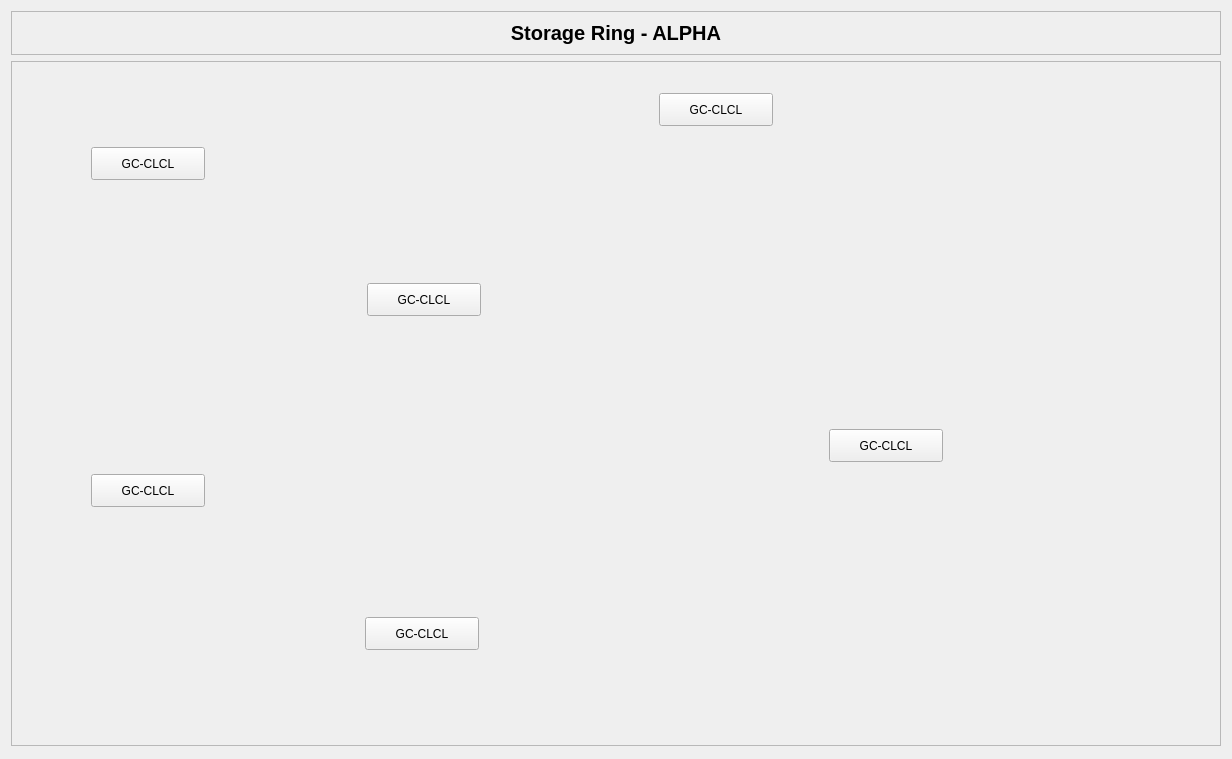
<?xml version="1.0" encoding="UTF-8"?>
<ui version="4.0">
 <class>Form</class>
 <widget class="QWidget" name="Form">
  <property name="geometry">
   <rect>
    <x>0</x>
    <y>0</y>
    <width>1228</width>
    <height>759</height>
   </rect>
  </property>
  <property name="windowTitle">
   <string>Form</string>
  </property>
  <layout class="QVBoxLayout" name="verticalLayout">
   <item>
    <widget class="QFrame" name="frame_2">
     <property name="frameShape">
      <enum>QFrame::StyledPanel</enum>
     </property>
     <property name="frameShadow">
      <enum>QFrame::Raised</enum>
     </property>
     <layout class="QHBoxLayout" name="horizontalLayout">
      <item>
       <widget class="QLabel" name="label_2">
        <property name="font">
         <font>
          <pointsize>15</pointsize>
          <weight>75</weight>
          <bold>true</bold>
         </font>
        </property>
        <property name="text">
         <string>Storage Ring - ALPHA</string>
        </property>
        <property name="alignment">
         <set>Qt::AlignCenter</set>
        </property>
       </widget>
      </item>
     </layout>
    </widget>
   </item>
   <item>
    <widget class="QFrame" name="frame">
     <property name="sizePolicy">
      <sizepolicy hsizetype="Fixed" vsizetype="Fixed">
       <horstretch>0</horstretch>
       <verstretch>0</verstretch>
      </sizepolicy>
     </property>
     <property name="minimumSize">
      <size>
       <width>1210</width>
       <height>685</height>
      </size>
     </property>
     <property name="frameShape">
      <enum>QFrame::StyledPanel</enum>
     </property>
     <property name="frameShadow">
      <enum>QFrame::Raised</enum>
     </property>
     <widget class="QLabel" name="label">
      <property name="geometry">
       <rect>
        <x>2</x>
        <y>-3</y>
        <width>1205</width>
        <height>692</height>
       </rect>
      </property>
      <property name="text">
       <string>&lt;html&gt;&lt;head/&gt;&lt;body&gt;&lt;p&gt;&lt;img src=&quot;images/storage_ring.png&quot;/&gt;&lt;/p&gt;&lt;/body&gt;&lt;/html&gt;</string>
      </property>
     </widget>
     <widget class="PyDMRelatedDisplayButton" name="PyDMRelatedDisplayButton_3">
      <property name="geometry">
       <rect>
        <x>80</x>
        <y>86</y>
        <width>114</width>
        <height>33</height>
       </rect>
      </property>
      <property name="toolTip">
       <string/>
      </property>
      <property name="whatsThis">
       <string>
    A QPushButton capable of opening a new Display at the same of at a
    new window.

    Parameters
    ----------
    init_channel : str, optional
        The channel to be used by the widget.

    filename : str, optional
        The file to be opened
    </string>
      </property>
      <property name="text">
       <string>GC-CLCL</string>
      </property>
      <property name="displayFilename" stdset="0">
       <string>../python/device_menu.py</string>
      </property>
      <property name="macros" stdset="0">
       <string>{     &quot;DEVICE&quot; : &quot;VGC1&quot;,     &quot;A&quot;:&quot;CC&quot;,     &quot;B&quot;:&quot;CC&quot;,     &quot;C&quot;:&quot;PR&quot; }</string>
      </property>
      <property name="openInNewWindow" stdset="0">
       <bool>true</bool>
      </property>
     </widget>
     <widget class="PyDMRelatedDisplayButton" name="PyDMRelatedDisplayButton_2">
      <property name="geometry">
       <rect>
        <x>648</x>
        <y>32</y>
        <width>114</width>
        <height>33</height>
       </rect>
      </property>
      <property name="toolTip">
       <string/>
      </property>
      <property name="whatsThis">
       <string>
    A QPushButton capable of opening a new Display at the same of at a
    new window.

    Parameters
    ----------
    init_channel : str, optional
        The channel to be used by the widget.

    filename : str, optional
        The file to be opened
    </string>
      </property>
      <property name="text">
       <string>GC-CLCL</string>
      </property>
      <property name="displayFilename" stdset="0">
       <string>../python/device_menu.py</string>
      </property>
      <property name="macros" stdset="0">
       <string>{     &quot;DEVICE&quot; : &quot;VGC3&quot;,     &quot;A&quot;:&quot;CC&quot;,     &quot;B&quot;:&quot;CC&quot;,     &quot;C&quot;:&quot;PR&quot; }</string>
      </property>
      <property name="openInNewWindow" stdset="0">
       <bool>true</bool>
      </property>
     </widget>
     <widget class="PyDMRelatedDisplayButton" name="PyDMRelatedDisplayButton_7">
      <property name="geometry">
       <rect>
        <x>818</x>
        <y>368</y>
        <width>114</width>
        <height>33</height>
       </rect>
      </property>
      <property name="toolTip">
       <string/>
      </property>
      <property name="whatsThis">
       <string>
    A QPushButton capable of opening a new Display at the same of at a
    new window.

    Parameters
    ----------
    init_channel : str, optional
        The channel to be used by the widget.

    filename : str, optional
        The file to be opened
    </string>
      </property>
      <property name="text">
       <string>GC-CLCL</string>
      </property>
      <property name="displayFilename" stdset="0">
       <string>../python/device_menu.py</string>
      </property>
      <property name="macros" stdset="0">
       <string>{     &quot;DEVICE&quot; : &quot;VGC6&quot;,     &quot;A&quot;:&quot;CC&quot;,     &quot;B&quot;:&quot;CC&quot;,     &quot;C&quot;:&quot;PR&quot; }</string>
      </property>
      <property name="openInNewWindow" stdset="0">
       <bool>true</bool>
      </property>
     </widget>
     <widget class="PyDMRelatedDisplayButton" name="PyDMRelatedDisplayButton_5">
      <property name="geometry">
       <rect>
        <x>80</x>
        <y>413</y>
        <width>114</width>
        <height>33</height>
       </rect>
      </property>
      <property name="toolTip">
       <string/>
      </property>
      <property name="whatsThis">
       <string>
    A QPushButton capable of opening a new Display at the same of at a
    new window.

    Parameters
    ----------
    init_channel : str, optional
        The channel to be used by the widget.

    filename : str, optional
        The file to be opened
    </string>
      </property>
      <property name="text">
       <string>GC-CLCL</string>
      </property>
      <property name="displayFilename" stdset="0">
       <string>../python/device_menu.py</string>
      </property>
      <property name="macros" stdset="0">
       <string>{     &quot;DEVICE&quot; : &quot;VGC4&quot;,     &quot;A&quot;:&quot;CC&quot;,     &quot;B&quot;:&quot;CC&quot;,     &quot;C&quot;:&quot;PR&quot; }</string>
      </property>
      <property name="openInNewWindow" stdset="0">
       <bool>true</bool>
      </property>
     </widget>
     <widget class="PyDMRelatedDisplayButton" name="PyDMRelatedDisplayButton_4">
      <property name="geometry">
       <rect>
        <x>356</x>
        <y>222</y>
        <width>114</width>
        <height>33</height>
       </rect>
      </property>
      <property name="toolTip">
       <string/>
      </property>
      <property name="whatsThis">
       <string>
    A QPushButton capable of opening a new Display at the same of at a
    new window.

    Parameters
    ----------
    init_channel : str, optional
        The channel to be used by the widget.

    filename : str, optional
        The file to be opened
    </string>
      </property>
      <property name="text">
       <string>GC-CLCL</string>
      </property>
      <property name="displayFilename" stdset="0">
       <string>../python/device_menu.py</string>
      </property>
      <property name="macros" stdset="0">
       <string>{     &quot;DEVICE&quot; : &quot;VGC2&quot;,     &quot;A&quot;:&quot;CC&quot;,     &quot;B&quot;:&quot;CC&quot;,     &quot;C&quot;:&quot;PR&quot; }</string>
      </property>
      <property name="openInNewWindow" stdset="0">
       <bool>true</bool>
      </property>
     </widget>
     <widget class="PyDMRelatedDisplayButton" name="PyDMRelatedDisplayButton_6">
      <property name="geometry">
       <rect>
        <x>354</x>
        <y>556</y>
        <width>114</width>
        <height>33</height>
       </rect>
      </property>
      <property name="toolTip">
       <string/>
      </property>
      <property name="whatsThis">
       <string>
    A QPushButton capable of opening a new Display at the same of at a
    new window.

    Parameters
    ----------
    init_channel : str, optional
        The channel to be used by the widget.

    filename : str, optional
        The file to be opened
    </string>
      </property>
      <property name="text">
       <string>GC-CLCL</string>
      </property>
      <property name="displayFilename" stdset="0">
       <string>../python/device_menu.py</string>
      </property>
      <property name="macros" stdset="0">
       <string>{     &quot;DEVICE&quot; : &quot;VGC5&quot;,     &quot;A&quot;:&quot;CC&quot;,     &quot;B&quot;:&quot;CC&quot;,     &quot;C&quot;:&quot;PR&quot; }</string>
      </property>
      <property name="openInNewWindow" stdset="0">
       <bool>true</bool>
      </property>
     </widget>
    </widget>
   </item>
   <item>
    <spacer name="verticalSpacer">
     <property name="orientation">
      <enum>Qt::Vertical</enum>
     </property>
     <property name="sizeHint" stdset="0">
      <size>
       <width>20</width>
       <height>40</height>
      </size>
     </property>
    </spacer>
   </item>
  </layout>
 </widget>
 <customwidgets>
  <customwidget>
   <class>PyDMRelatedDisplayButton</class>
   <extends>QPushButton</extends>
   <header>pydm.widgets.related_display_button</header>
  </customwidget>
 </customwidgets>
 <resources>
  <include location="../images/imgs.qrc"/>
 </resources>
 <connections/>
</ui>
